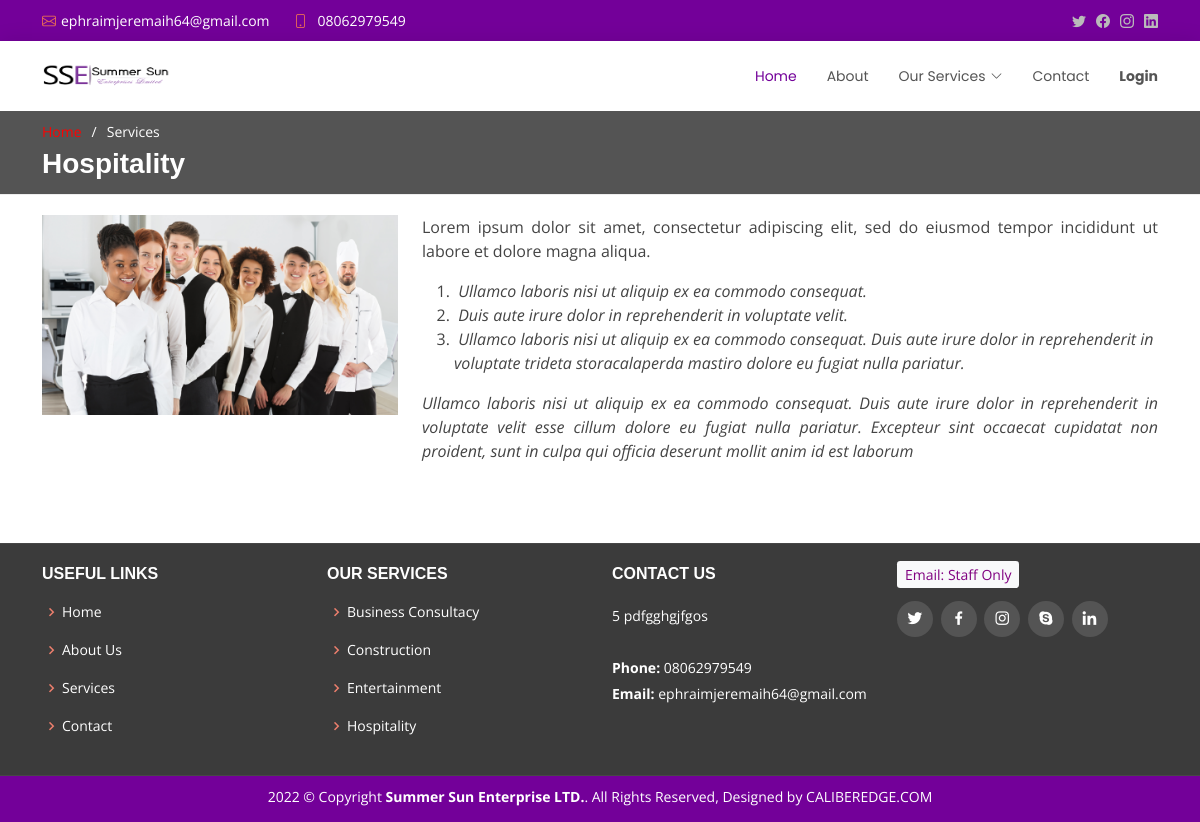
The page /hospitality.php on the database its author committed.
### tables this page shows
CREATE TABLE IF NOT EXISTS `editor` (
  `ID` int(11) NOT NULL AUTO_INCREMENT,
  `about` longtext NOT NULL,
  `about_us` longtext NOT NULL,
  `business` longtext NOT NULL,
  `construction` longtext NOT NULL,
  `entertainment` longtext NOT NULL,
  `hospitality` longtext NOT NULL,
  `address` varchar(200) NOT NULL,
  `email` varchar(100) NOT NULL,
  `phone` varchar(30) NOT NULL,
  `map` varchar(1000) NOT NULL,
  PRIMARY KEY (`ID`)
);

CREATE TABLE IF NOT EXISTS `picture` (
  `ID` int(12) NOT NULL AUTO_INCREMENT,
  `pictures_name` varchar(2000) NOT NULL,
  PRIMARY KEY (`ID`)
);

### session_editor.php (called while the page is built, shortened)
<?php
$result = mysqli_query($connection,"SELECT * FROM editor WHERE ID = 1")
      or die("Query failed");
 $row = mysqli_fetch_array($result);
?>

### hospitality.php (the view)
<?php
include("header.php");
include("connection.php");
include("session_editor.php");
$result5 = mysqli_query($connection,"SELECT * FROM picture WHERE ID = 5")
     or die("Query failed");
 $row5 = mysqli_fetch_array($result5);
?>
  <main id="main">
    <section id="breadcrumbs" class="breadcrumbs">
      <div class="container">
        <ol>
          <li><a style="color: red;" href="index.php">Home</a></li>
          <li style="color: white;">Services</li>
        </ol>
        <h2>Hospitality</h2>
      </div>
    </section>
    <section id="about" class="about">
      <div class="container">
        <div class="row">
          <div class="col-lg-4">
            <img src="assets/images/<?php echo $row5['pictures_name'];?>" class="img-fluid" alt="">
          </div>
          <div class="col-lg-8 pt-4 pt-lg-0 content">
          <?php echo $row['hospitality']; ?>
          </div>
        </div>
      </div>
    </section>
  </main>
  <?php
include("footer.php");
?>

### header.php (shortened to what this page needs)
<?php
include("connection.php");
$result = mysqli_query($connection,"SELECT * FROM editor WHERE ID = 1")
      or die("Query failed");
 $row = mysqli_fetch_array($result);
?>
<!DOCTYPE html>
<html lang="en">
<head>
  <link href="assets/vendor/animate.css/animate.min.css" rel="stylesheet">
  <link href="assets/vendor/aos/aos.css" rel="stylesheet">
  <link href="assets/vendor/bootstrap/css/bootstrap.min.css" rel="stylesheet">
  <link href="assets/vendor/bootstrap-icons/bootstrap-icons.css" rel="stylesheet">
  <link href="assets/vendor/boxicons/css/boxicons.min.css" rel="stylesheet">
  <link href="assets/vendor/glightbox/css/glightbox.min.css" rel="stylesheet">
  <link href="assets/vendor/swiper/swiper-bundle.min.css" rel="stylesheet">
  <link href="assets/css/style.css" rel="stylesheet">
</head>
<body>
  <section id="topbar" class="d-flex align-items-center">
    <div class="container d-flex justify-content-center justify-content-md-between">
      <div class="contact-info d-flex align-items-center">
        <i class="bi bi-envelope d-flex align-items-center"><a href="mailto:<?php echo $row['email']; ?>"><?php echo $row['email']; ?></a></i>
        <i class="bi bi-phone d-flex align-items-center ms-4"><span><a href="tel:<?php echo $row['phone']; ?>"><?php echo $row['phone']; ?></span></a></i>
      </div>
      <div class="social-links d-none d-md-flex align-items-center">
        <a href="#" class="twitter"><i class="bi bi-twitter"></i></a>
        <a href="#" class="facebook"><i class="bi bi-facebook"></i></a>
        <a href="#" class="instagram"><i class="bi bi-instagram"></i></a>
        <a href="#" class="linkedin"><i class="bi bi-linkedin"></i></i></a>
      </div>
    </div>
  </section>
  <header id="header" class="d-flex align-items-center">
    <div class="container d-flex justify-content-between">
      <div class="logo">
      <a href="index"><img src="assets/img/index 2.png"  width="130" height="60" alt="image" class="img-fluid"></a>
      </div>
      <nav id="navbar" class="navbar">
        <ul>
          <li><a class="active" href="index.php">Home</a></li>
          <li><a href="about.php">About</a></li>
          <li class="dropdown"><a href="#"><span>Our Services</span> <i class="bi bi-chevron-down"></i></a>
          </li>
          <li><a href="contact.php">Contact</a></li>
          <li><a href="login/login.php"><b>Login</b></a></li>
        </ul>
      </nav>
    </div>
  </header>

### footer.php (shortened to what this page needs)
<?php
include("connection.php");
$result = mysqli_query($connection,"SELECT * FROM editor WHERE ID = 1")
      or die("Query failed");
 $row = mysqli_fetch_array($result);
?>
<footer id="footer">
    <div class="footer-top">
      <div class="container">
        <div class="row">
          <div class="col-lg-3 col-md-6 footer-links">
            <h4>Useful Links</h4>
            <ul>
              <li><i class="bx bx-chevron-right"></i> <a href="index.php">Home</a></li>
              <li><i class="bx bx-chevron-right"></i> <a href="about.php">About Us</a></li>
              <li><i class="bx bx-chevron-right"></i> <a href="#">Services</a></li>
              <li><i class="bx bx-chevron-right"></i> <a href="contact.php">Contact</a></li>
            </ul>
          </div>
          <div class="col-lg-3 col-md-6 footer-links">
            <h4>Our Services</h4>
            <ul>
              <li><i class="bx bx-chevron-right"></i> <a href="business.php">Business Consultacy</a></li>
              <li><i class="bx bx-chevron-right"></i> <a href="construction.php">Construction</a></li>
              <li><i class="bx bx-chevron-right"></i> <a href="entertainment.php">Entertainment</a></li>
              <li><i class="bx bx-chevron-right"></i> <a href="hospitality.php">Hospitality</a></li>
            </ul>
          </div>
          <div class="col-lg-3 col-md-6 footer-contact">
            <h4>Contact Us</h4>
            <p>
              <?php echo $row['address']; ?>
             <br><br>
              <strong>Phone:</strong> <?php echo $row['phone']; ?><br>
              <strong>Email:</strong> <?php echo $row['email']; ?><br>
            </p>
          </div>
          <div class="col-lg-3 col-md-6 footer-info">
            <a  class=" btn-sm btn-light" style="color: purple;" href="https://emailmg.ipage.com/roundcube/">Email: Staff Only </a>
            <div class="social-links mt-3">
              <a href="#" class="twitter"><i class="bx bxl-twitter"></i></a>
              <a href="#" class="facebook"><i class="bx bxl-facebook"></i></a>
              <a href="#" class="instagram"><i class="bx bxl-instagram"></i></a>
              <a href="#" class="google-plus"><i class="bx bxl-skype"></i></a>
              <a href="#" class="linkedin"><i class="bx bxl-linkedin"></i></a>
            </div>
          </div>
        </div>
      </div>
    </div>
    <div class="copyright">
       <a style="color: white;" href="https://caliberedge.com/"><?php echo date("Y"); ?> &copy; Copyright <strong><span>Summer Sun Enterprise LTD.</span></strong>. All Rights Reserved, Designed by CALIBEREDGE.COM</a>
      </div>
  </footer>
</body>
</html>

### assets/css/style.css (style rules this page uses)
body { font-family: "Open Sans", sans-serif; color: #444444; }
a { color: #730099; text-decoration: none; }
h1, h2, h3, h4, h5, h6 { font-family: "Raleway", sans-serif; }
#topbar { background: #730099; padding: 10px 0; font-size: 14px; }
#topbar .contact-info i { font-style: normal; color: #e96b56; }
#topbar .contact-info i a, #topbar .contact-info i span { padding-left: 5px; color: #fff; }
#topbar .contact-info i a { line-height: 0; transition: 0.3s; }
#topbar .social-links a { color: #bababa; line-height: 0; transition: 0.3s; margin-left: 10px; }
#header { height: 70px; transition: all 0.5s; z-index: 997; transition: all 0.5s; background: #fff; box-shadow: 0px 0px 20px 0px rgba(0, 0, 0, 0.1); }
#header .logo img { padding: 0; margin: 0; max-height: 40px; }
.navbar { padding: 0; }
.navbar ul { margin: 0; padding: 0; display: flex; list-style: none; align-items: center; }
.navbar li { position: relative; }
.navbar a, .navbar a:focus { display: flex; align-items: center; justify-content: space-between; padding: 10px 0 10px 30px; font-family: "Poppins", sans-serif; font-size: 14px; color: #545454; white-space: nowrap; transition: 0.3s; }
.navbar a i, .navbar a:focus i { font-size: 12px; line-height: 0; margin-left: 5px; }
.navbar a:hover, .navbar .active, .navbar .active:focus, .navbar li:hover > a { color: #730099; }
section { padding: 0 0 80px 0; }
.breadcrumbs { padding: 10px 0 5px 0; background: #545454; border-bottom: 1px solid #ededed; margin-bottom: 20px; }
.breadcrumbs h2 { font-size: 28px; font-weight: 700; color: #ffffff; }
.breadcrumbs ol { display: flex; flex-wrap: wrap; list-style: none; padding: 0 0 5px 0; margin: 0; font-size: 14px; }
.breadcrumbs ol li + li { padding-left: 10px; }
.breadcrumbs ol li + li::before { display: inline-block; padding-right: 10px; color: #ffffff; content: "/"; }
.about .content p:last-child { margin-bottom: 0; }
#footer { background: #730099; padding: 0 0 15px 0; color: #fff; font-size: 14px; }
#footer .footer-top { background: #3b3b3b; border-top: 1px solid #474747; border-bottom: 1px solid #474747; padding: 20px 0 0px 0; }
#footer .footer-top .footer-info { margin-bottom: 0px; }
#footer .footer-top .social-links a { font-size: 18px; display: inline-block; background: #545454; color: #fff; line-height: 1; padding: 8px 0; margin-right: 4px; border-radius: 50%; text-align: center; width: 36px; height: 36px; transition: 0.3s; }
#footer .footer-top h4 { font-size: 16px; font-weight: bold; color: #fff; text-transform: uppercase; position: relative; padding-bottom: 12px; }
#footer .footer-top .footer-links { margin-bottom: 30px; }
#footer .footer-top .footer-links ul { list-style: none; padding: 0; margin: 0; }
#footer .footer-top .footer-links ul i { padding-right: 2px; color: #ec7f6d; font-size: 18px; line-height: 1; }
#footer .footer-top .footer-links ul li { padding: 10px 0; display: flex; align-items: center; }
#footer .footer-top .footer-links ul li:first-child { padding-top: 0; }
#footer .footer-top .footer-links ul a { color: #fff; transition: 0.3s; display: inline-block; line-height: 1; }
#footer .footer-top .footer-contact { margin-bottom: 30px; }
#footer .footer-top .footer-contact p { line-height: 26px; }
#footer .copyright { text-align: center; padding-top: 10px; }

### rows shown on the page
editor: email "ephraimjeremaih64@gmail.com", phone "08062979549", hospitality "Lorem ipsum dolor sit amet, consectetur adipiscing elit, sed do eiusmod tempor incididunt ut labore et dolore magna aliqua. Ullamco laboris nisi ut aliquip ex ea commodo consequat. Duis aute irure dolor in reprehenderit in voluptate velit. Ullamco laboris nisi ut aliquip ex ea commodo consequat. Duis aute irure dolor in reprehenderit in voluptate trideta storacalaperda mastiro dolore eu fugiat nulla pariatur. Ullamco laboris nisi ut aliquip ex ea commodo consequat. Duis aute irure dolor in reprehenderit in voluptate velit esse cillum dolore eu fugiat nulla pariatur. Excepteur sint occaecat cupidatat non proident, sunt in culpa qui officia deserunt mollit anim id est laborum", address "5 pdfgghgjfgos"
picture: pictures_name (picture)
